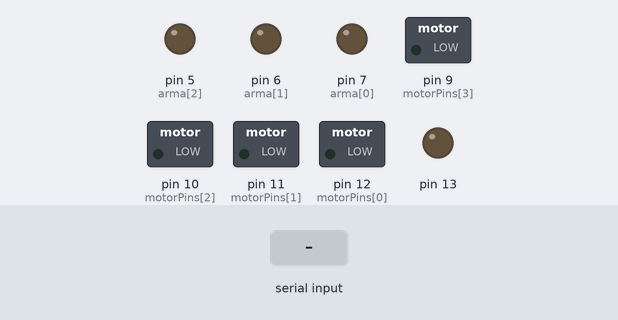
Bench run of a sketch on a simulated Arduino Uno, built with avr-gcc and run on an emulated ATmega328P. Parts: switched loads named in the sketch (green lamp = pin HIGH), output pins drawn as LEDs (lit = HIGH). Inputs (shaded band) come from the test bench. What the sketch prints to the serial monitor is not drawn.

Above: at 1.3 s.
1.4 s: "F" received over the second serial link
At 2.4 s:
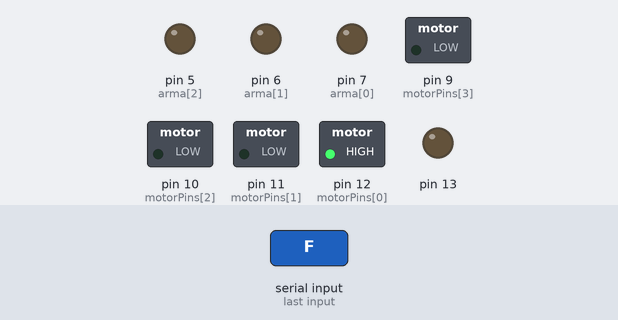
2.9 s: "B" received over the second serial link
At 3.5 s:
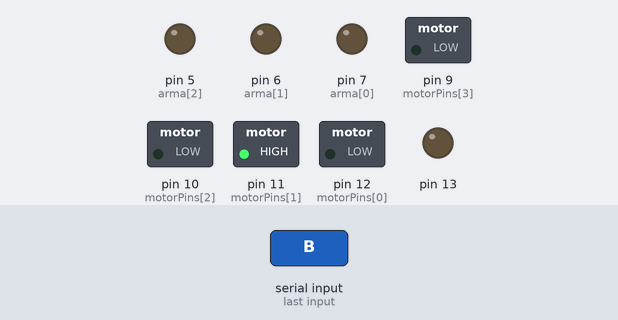
4.4 s: "L" received over the second serial link
At 4.7 s:
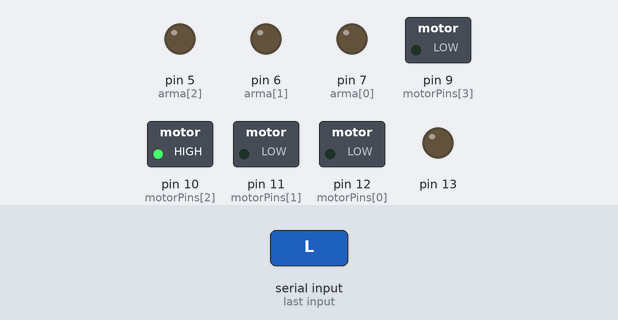
5.9 s: "R" received over the second serial link
At 7.0 s:
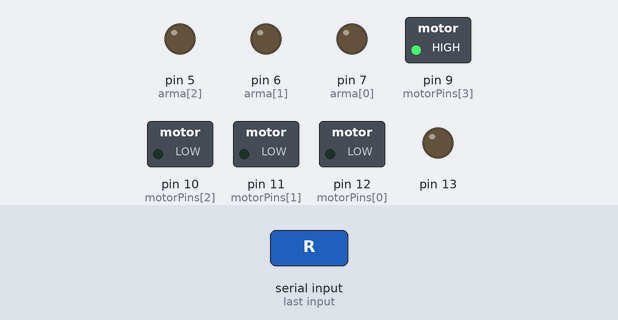
7.4 s: "G" received over the second serial link
At 8.2 s:
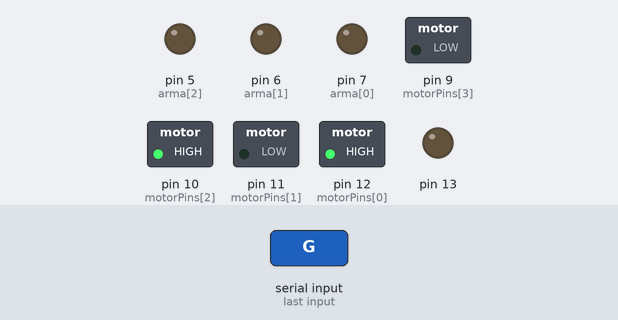
8.9 s: "I" received over the second serial link
At 9.3 s:
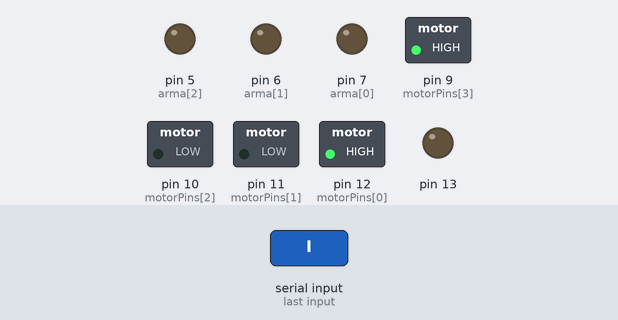
Timing chart, 0 to 11.4 s (numbered marks = the images above; inputs shaded):
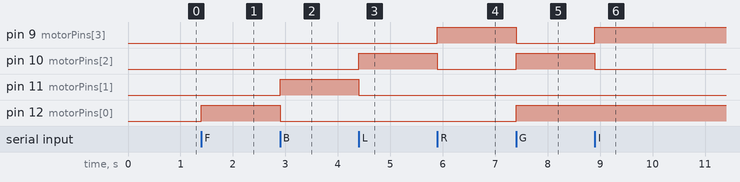

The sketch:

carrotony.ino
```cpp
#include <Wire.h>
//#include <Adafruit_MotorShield.h>
//#include "utility/Adafruit_PWMServoDriver.h"
#include <SoftwareSerial.h>

int bluetoothTx = 2;
int bluetoothRx = 3;
int motorPins[] = {12, 11, 10, 9};
int arma[]={7,6,5};
int CierraEntrada=0;
int FuegoEntrada=0;
int ChispaEntrada=0;
int AdelanteEntrada=0;
int AtrasEntrada=0;
int IzquierdaEntrada=0;
int DerechaEntrada=0;
SoftwareSerial bluetooth(bluetoothTx, bluetoothRx);
/*Adafruit_MotorShield AFMS = Adafruit_MotorShield();
Adafruit_DCMotor *backMotor = AFMS.getMotor(1);
Adafruit_DCMotor *frontMotor = AfterMS.getMotor(3);
*/
void setup()
{
  //Setup usb serial connection to computer
  Serial.begin(9600);

  //Setup Bluetooth serial connection to android
  bluetooth.begin(115200);
  bluetooth.print("$$$");
  delay(100);
  bluetooth.println("U,9600,N");
  bluetooth.begin(9600);
  for (int count = 0; count < 4; count++) {
    pinMode(motorPins[count], OUTPUT);
  }
    for (int count = 0; count < 3; count++) {
    pinMode(arma[count], OUTPUT);
  }
  pinMode(13,OUTPUT);
/*

  AFMS.begin();  // create with the default frequency 1.6KHz
  //AFMS.begin(1000);  // OR with a different frequency, say 1KHz

  // Set the speed to start, from 0 (off) to 255 (max speed)
  backMotor->setSpeed(255);
  backMotor->run(FORWARD);
  // turn on motor
  backMotor->run(RELEASE);

  frontMotor->setSpeed(255);
  frontMotor->run(FORWARD);
  // turn on motor
  frontMotor->run(RELEASE);*/

}

void loop()
{
  //Read from bluetooth and write to usb serial
  if(bluetooth.available())
  {
    char toSend = (char)bluetooth.read();
    Serial.print(toSend);
 AdelanteEntrada=0;
 AtrasEntrada=0;
 IzquierdaEntrada=0;
 DerechaEntrada=0;

cierra(CierraEntrada);
fuego(FuegoEntrada);
chispa(ChispaEntrada);

    // After the android device sends the data the arduino takes the information and reads it as a char,
    // This code is here to read that data and turn it into actions for the motors.
    if(toSend == 'F'){
    //  backMotor->run(FORWARD);
      AdelanteEntrada=1;

//      delay(1500);
    }

    if(toSend == 'B'){
       AtrasEntrada=1;

    //  delay(500);
      //backMotor->run(BACKWARD);
    }

    if(toSend == 'L'){
         IzquierdaEntrada=1;
     // frontMotor->run(FORWARD);
    }

    if(toSend == 'R'){
      DerechaEntrada=1;

   //   frontMotor->run(BACKWARD);
    }

    if(toSend == 'G'){ //FL
          AdelanteEntrada=1;
          IzquierdaEntrada=1;

  //    frontMotor->run(BACKWARD);
   //   backMotor->run(FORWARD);
    }

    if(toSend == 'I'){ //FR
          AdelanteEntrada=1;
      DerechaEntrada=1;
//frontMotor->run(FORWARD);
      //backMotor->run(FORWARD);
    }

    if(toSend == 'H'){//BL
       AtrasEntrada=1;
          IzquierdaEntrada=1;

       //frontMotor->run(BACKWARD);
      //backMotor->run(BACKWARD);
    }

    if(toSend == 'J'){//BR
       AtrasEntrada=1;
      DerechaEntrada=1;
      //frontMotor->run(FORWARD);
      //backMotor->run(BACKWARD);
    }

    if (toSend == 'S'){
      digitalWrite(motorPins[0], LOW);
      digitalWrite(motorPins[1], LOW);
      digitalWrite(motorPins[2], LOW);
      digitalWrite(motorPins[3], LOW);
      //frontMotor->run(RELEASE);
      //backMotor->run(RELEASE);
    }

    if (toSend == 'W'){
      CierraEntrada=1;

      //frontMotor->run(RELEASE);
      //backMotor->run(RELEASE);
    }
    if (toSend == 'w'){
    CierraEntrada=0;
      //frontMotor->run(RELEASE);
      //backMotor->run(RELEASE);
    }
    if (toSend == 'U'){
      FuegoEntrada=1;
      //frontMotor->run(RELEASE);
      //backMotor->run(RELEASE);
    }
    if (toSend == 'u'){
      FuegoEntrada=0;
      //frontMotor->run(RELEASE);
      //backMotor->run(RELEASE);
    }
    if (toSend == 'V'){
      ChispaEntrada=1;
      //frontMotor->run(RELEASE);
      //backMotor->run(RELEASE);
    }
    if (toSend == 'v'){
      ChispaEntrada=0;
      //frontMotor->run(RELEASE);
      //backMotor->run(RELEASE);
    }
    if (toSend == 'X'){
      FuegoEntrada=1;
      ChispaEntrada=1;
      //frontMotor->run(RELEASE);
      //backMotor->run(RELEASE);
    }
    if (toSend == 'x'){
      FuegoEntrada=0;
      ChispaEntrada=0;
      //frontMotor->run(RELEASE);
      //backMotor->run(RELEASE);
    }
      adelante(AdelanteEntrada);
    atras(AtrasEntrada);
    izquierda(IzquierdaEntrada);
    derecha(DerechaEntrada);

  }


  // This was for reading to serial during the testing phase

  //  //Read from usb serial to bluetooth
  if(Serial.available())
  {
    char toSend = (char)Serial.read();
    bluetooth.print(toSend);
  }
}

void cierra(int e){
  if (e==1){
digitalWrite(arma[0], HIGH);
}
if (e==0){
  digitalWrite(arma[0], LOW);
}
}
void fuego(int e){
  if (e==1){
digitalWrite(arma[1], HIGH);
}
if (e==0){
  digitalWrite(arma[1], LOW);
}
}
void chispa(int e){
  if (e==1){
digitalWrite(arma[2], HIGH);
}
if (e==0){
  digitalWrite(arma[2], LOW);
}
}
// MOVIMIENTO
void adelante(int e){
  if (e==1){
digitalWrite(motorPins[0], HIGH);
}
if (e==0){
  digitalWrite(motorPins[0], LOW);
}
}
void atras(int e){
  if (e==1){
digitalWrite(motorPins[1], HIGH);
}
if (e==0){
  digitalWrite(motorPins[1], LOW);
}
}
void izquierda(int e){
  if (e==1){
digitalWrite(motorPins[2], HIGH);
}
if (e==0){
  digitalWrite(motorPins[2], LOW);
}
}
void derecha(int e){
  if (e==1){
digitalWrite(motorPins[3], HIGH);
}
if (e==0){
  digitalWrite(motorPins[3], LOW);
}
}
```

Measured:
- after the input at 1.4 s, pin 12 (motorPins[0]): LOW → HIGH at once
- after the input at 2.9 s, pin 11 (motorPins[1]): LOW → HIGH at once; pin 12 (motorPins[0]): HIGH → LOW at once
- after the input at 4.4 s, pin 10 (motorPins[2]): LOW → HIGH at once; pin 11 (motorPins[1]): HIGH → LOW at once
- after the input at 5.9 s, pin 9 (motorPins[3]): LOW → HIGH at once; pin 10 (motorPins[2]): HIGH → LOW at once
- after the input at 7.4 s, pin 9 (motorPins[3]): HIGH → LOW at once; pin 10 (motorPins[2]), pin 12 (motorPins[0]): LOW → HIGH at once
- after the input at 8.9 s, pin 9 (motorPins[3]): LOW → HIGH at once; pin 10 (motorPins[2]): HIGH → LOW at once
